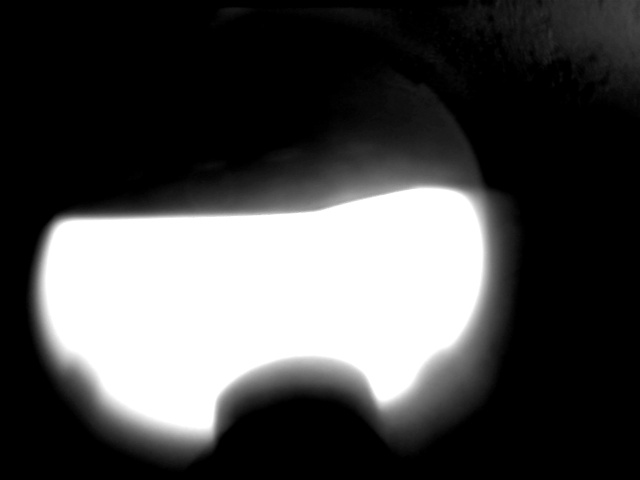
#> input picture frame.jpg, 640 x 480 px
$ python -i fit_lines.py   (imports and definitions only)
#> lines starting #> are read from the running program, lines starting #| are printed output that depends on the picture; after the words box and inside, x2 and y2 are one past the last pixel; in counts of white or black regions, pixels touching at a corner belong together
#> further down, picture is the input picture: shape (480, 640); min 0, max 255, mean 75.2
"""
Modulo per il fitting di linee sui contorni dei fari.

Questo modulo implementa gli algoritmi di rilevamento e fitting delle linee
sui pattern luminosi dei fari anabbaglianti e fendinebbia.

Separazione tra detection e rendering:
- Le funzioni fit_* ritornano solo i dati rilevati (linee, punti, angoli)
- La funzione draw_detection_results() gestisce il rendering
"""

import cv2
import numpy as np
import logging
from typing import Tuple, Optional, List
from scipy.optimize import curve_fit
from funcs_misc import is_punto_ok


def preprocess(gray: np.ndarray,
               blur_ksize: int = 5,
               canny_lo: int = 40,
               canny_hi: int = 120) -> Tuple[np.ndarray, np.ndarray]:
    """
    Preprocessing dell'immagine: blur + threshold + edge detection.

    Args:
        gray: Immagine in scala di grigi
        blur_ksize: Dimensione kernel per GaussianBlur
        canny_lo: Soglia bassa per Canny
        canny_hi: Soglia alta per Canny

    Returns:
        Tuple con (edges, binary) - edges da Canny e immagine binarizzata
    """
#> called with blur_ksize = 5, canny_lo = 40, canny_hi = 120
    blur = cv2.GaussianBlur(gray, (blur_ksize, blur_ksize), 0)
    _, binary = cv2.threshold(blur, 25, 255, cv2.THRESH_BINARY)
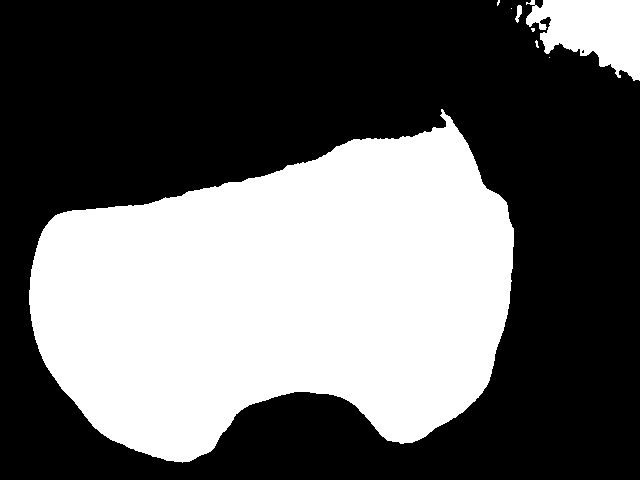
#> binary: shape (480, 640); 39.6% white; 8 white regions (5 under 20 px), largest, box (x1, y1, x2, y2) and area: (29, 109, 514, 463) 115446, (526, 0, 640, 81) 6050, (515, 5, 522, 23) 71

    # Rimuovi bordi per evitare rumore
    binary[0:5, :] = 0
    binary[-5:, :] = 0
    binary[:, 0:5] = 0
    binary[:, -5:] = 0
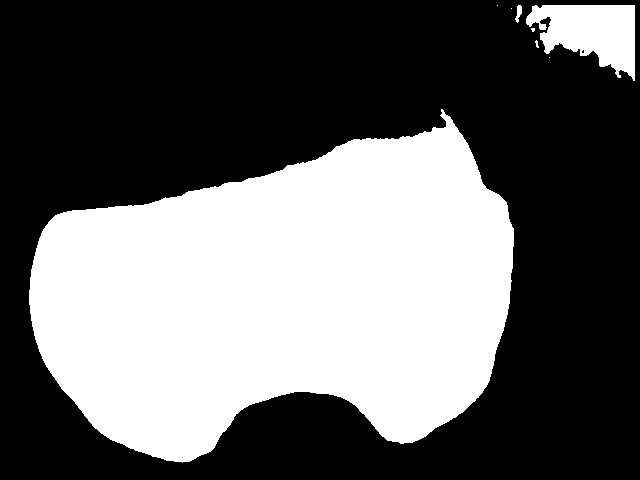
#> binary: shape (480, 640); 39.3% white; 8 white regions (5 under 20 px), largest, box (x1, y1, x2, y2) and area: (29, 109, 514, 463) 115446, (526, 5, 635, 81) 5159, (515, 5, 522, 23) 71

    edges = cv2.Canny(binary, canny_lo, canny_hi, apertureSize=3)
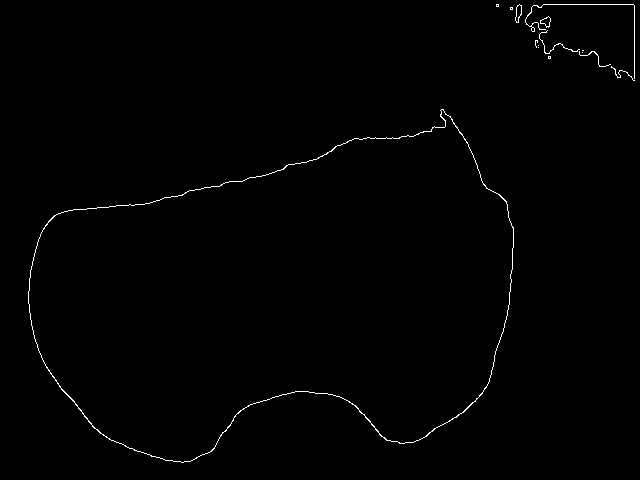
#> edges: shape (480, 640); 0.66% white in thin lines or dots

    return edges, binary


# [466 lines left out: functions extract_contour_points, two_lines_model, one_line_model, calculate_angles, fit_lines_anabbagliante, fit_lines_fendinebbia and 2 more, not called in this run]

>>> import cv2
>>> picture = cv2.imread('frame.jpg', cv2.IMREAD_GRAYSCALE)
>>> result = preprocess(picture)
